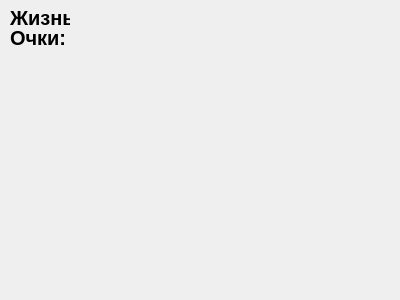
<?xml version="1.0" encoding="UTF-8"?>
<ui version="4.0">
 <class>MainWindow</class>
 <widget class="QMainWindow" name="MainWindow">
  <property name="geometry">
   <rect>
    <x>0</x>
    <y>0</y>
    <width>400</width>
    <height>300</height>
   </rect>
  </property>
  <property name="windowTitle">
   <string>MainWindow</string>
  </property>
  <widget class="QWidget" name="centralWidget">
   <widget class="QLabel" name="label">
    <property name="geometry">
     <rect>
      <x>10</x>
      <y>10</y>
      <width>60</width>
      <height>16</height>
     </rect>
    </property>
    <property name="font">
     <font>
      <pointsize>15</pointsize>
      <weight>75</weight>
      <bold>true</bold>
     </font>
    </property>
    <property name="text">
     <string>Жизнь:</string>
    </property>
   </widget>
   <widget class="QLabel" name="label_2">
    <property name="geometry">
     <rect>
      <x>10</x>
      <y>30</y>
      <width>60</width>
      <height>16</height>
     </rect>
    </property>
    <property name="font">
     <font>
      <pointsize>15</pointsize>
      <weight>75</weight>
      <bold>true</bold>
     </font>
    </property>
    <property name="text">
     <string>Очки:</string>
    </property>
   </widget>
   <widget class="QLabel" name="label_3">
    <property name="geometry">
     <rect>
      <x>90</x>
      <y>10</y>
      <width>60</width>
      <height>16</height>
     </rect>
    </property>
    <property name="text">
     <string/>
    </property>
   </widget>
   <widget class="QLabel" name="label_4">
    <property name="geometry">
     <rect>
      <x>90</x>
      <y>30</y>
      <width>60</width>
      <height>16</height>
     </rect>
    </property>
    <property name="text">
     <string/>
    </property>
   </widget>
  </widget>
 </widget>
 <layoutdefault spacing="6" margin="11"/>
 <resources/>
 <connections/>
</ui>
